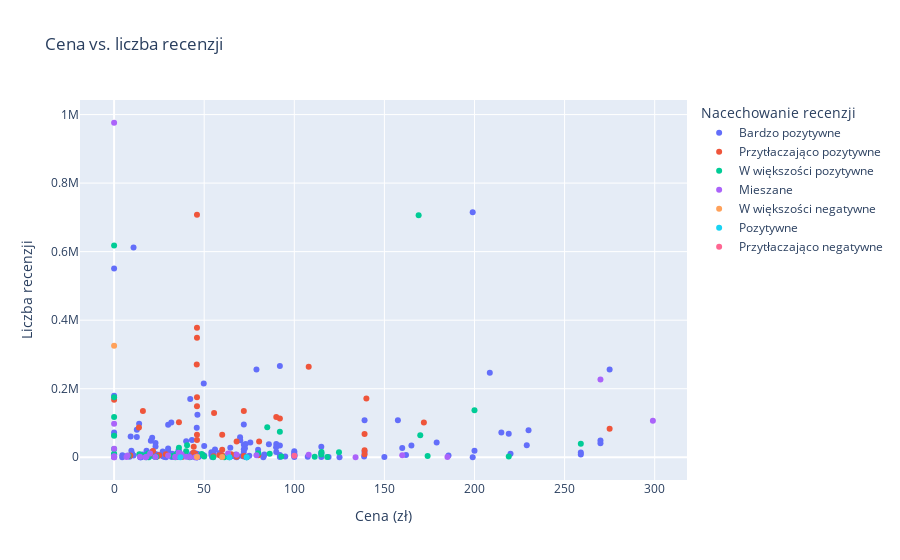

The cell this chart's notebook holds for it:
### Code cell
# 1. Zależność między ceną a liczbą recenzji

import plotly.express as px

fig = px.scatter(df, x='Cena', y='Liczba recenzji', color='Nacechowanie recenzji',
                 title='Cena vs. liczba recenzji', labels={'Cena': 'Cena (zł)', 'Liczba recenzji': 'Liczba recenzji'},
                 hover_data=['Tytuł'])
fig.show()

### Figure 1 — Plotly figure (JSON) as saved in the notebook; plotly's stock layout.template omitted (floating-point values rounded to 4 significant figures; data arrays with more than 128 entries replaced by an {"elided": "..."} marker saying what was removed)
{"data": [{"customdata": {"elided": "160x1 str values"}, "hovertemplate": "Nacechowanie recenzji=Bardzo pozytywne<br>Cena (zł)=%{x}<br>Liczba recenzji=%{y}<br>Tytuł=%{customdata[0]}<extra></extra>", "legendgroup": "Bardzo pozytywne", "marker": {"color": "#636efa", "symbol": "circle"}, "mode": "markers", "name": "Bardzo pozytywne", "orientation": "v", "showlegend": true, "type": "scatter", "x": {"elided": "160 float values"}, "xaxis": "x", "y": {"elided": "160 int values"}, "yaxis": "y"}, {"customdata": [["Detroit: Become Human"], ["Subnautica"], ["Lethal Company"], ["Stray"], ["Brotato"], ["Outer Wilds"], ["RimWorld"], ["Mouthwashing"], ["Deep Rock Galactic"], ["Oxygen Not Included"], ["DOOM"], ["Warhammer 40,000: Dawn of War - Anniversary Edition"], ["Beat Saber"], ["Left 4 Dead 2"], ["Severed Steel"], ["Portal 2"], ["Creeper World 4"], ["DRAMAtical Murder"], ["STEINS;GATE"], ["Life is Strange - Episode 1"], ["STEINS;GATE 0"], ["Kerbal Space Program"], ["Nine Sols"], ["Half-Life 2"], ["Black Mesa"], ["Creeper World 3: Arc Eternal"], ["Half-Life"], ["Papers, Please"], ["Portal"], ["Beyond Citadel"], ["Dystopika"], ["The Walking Dead"], ["Turing Complete"], ["Left 4 Dead"], ["Gloomwood"], ["Half-Life: Alyx"], ["Caves of Qud"], ["SANABI"], ["MULLET MADJACK"], ["The Forgotten City"], ["The Planet Crafter"], ["Cosmoteer: Starship Architect & Commander"], ["Quake II"], ["DRAINUS"], ["shapez 2"], ["Spaceflight Simulator"], ["Nuclear Throne"]], "hovertemplate": "Nacechowanie recenzji=Przytłaczająco pozytywne<br>Cena (zł)=%{x}<br>Liczba recenzji=%{y}<br>Tytuł=%{customdata[0]}<extra></extra>", "legendgroup": "Przytłaczająco pozytywne", "marker": {"color": "#EF553B", "symbol": "circle"}, "mode": "markers", "name": "Przytłaczająco pozytywne", "orientation": "v", "showlegend": true, "type": "scatter", "x": [55.49, 45.86, 45.99, 71.99, 13.79, 59.99, 140.0, 59.99, 108.0, 89.99, 15.99, 19.99, 139.0, 45.99, 8.99, 45.99, 35.99, 55.19, 21.59, 0, 24.99, 171.9, 139.0, 45.99, 91.99, 17.81, 35.99, 45.99, 45.99, 67.99, 23.99, 67.99, 71.99, 45.99, 79.99, 275.0, 139.0, 44.19, 58.49, 28.74, 80.49, 44.99, 39, 37.79, 64.99, 59.99, 43.99], "xaxis": "x", "y": [129150, 270509, 377652, 134626, 87074, 65462, 171224, 22220, 263746, 117194, 134665, 7850, 67644, 707881, 5198, 349034, 4027, 3068, 18328, 167833, 6031, 101381, 20608, 174997, 113268, 3862, 102032, 65862, 148514, 1261, 2266, 45884, 3511, 50583, 5544, 83035, 9001, 30792, 5703, 9026, 46310, 9903, 7275, 866, 9131, 5587, 13347], "yaxis": "y"}, {"customdata": [["HELLDIVERS™ 2"], ["ICARUS"], ["Frostpunk 2"], ["Dying Light 2 Stay Human: Reloaded Edition"], ["Crossout"], ["Iron Harvest"], ["Infection Free Zone"], ["Dune: Spice Wars"], ["Fallout 76"], ["Once Human"], ["Warhammer 40,000: Darktide"], ["New Cycle"], ["Tom Clancy’s The Division® 2"], ["IDUN"], ["Frostpunk: The Last Autumn"], ["Battlefleet Gothic: Armada 2"], ["Horizon Zero Dawn™ Remastered"], ["Far Cry® New Dawn"], ["Destiny 2"], ["Hidden Deep"], ["Phantasy Star Online 2 New Genesis"], ["Warhammer 40,000: Chaos Gate - Daemonhunters"], ["Metro Awakening"], ["Empire of the Ants"], ["The Forever Winter"], ["Gears Tactics"], ["Tower of Fantasy"], ["Stellaris: Utopia"], ["The Last of Us™ Part I"], ["Stellaris: Federations"], ["Plague Inc: The Cure"], ["Scorn"], ["Ghosts of Tabor"], ["Homeworld: Deserts of Kharak"], ["Moon Mystery"], ["Stellaris: Synthetic Dawn Story Pack"], ["Stellaris: Leviathans Story Pack"], ["Elite Dangerous"], ["CryoFall"], ["Ashes of the Singularity: Escalation"], ["Exoplanet: First Contact"], ["Halo Infinite"], ["Heat Death: Survival Train"], ["Out of Orbit"], ["Snowbreak: Containment Zone"], ["Machinika: Atlas"], ["Distant Worlds 2"], ["The Surge 2"], ["Iron Marines Invasion"], ["MechWarrior 5: Clans"]], "hovertemplate": "Nacechowanie recenzji=W większości pozytywne<br>Cena (zł)=%{x}<br>Liczba recenzji=%{y}<br>Tytuł=%{customdata[0]}<extra></extra>", "legendgroup": "W większości pozytywne", "marker": {"color": "#00cc96", "symbol": "circle"}, "mode": "markers", "name": "W większości pozytywne", "orientation": "v", "showlegend": true, "type": "scatter", "x": [169, 40.49, 124.8, 200.0, 0, 19.01, 79.99, 86.34, 169.9, 0, 84.99, 49.99, 39.97, 61.19, 23.39, 13.99, 219, 35.98, 0, 32.39, 0, 48.59, 111.3, 118.3, 115.1, 49.17, 0, 45.99, 259, 45.99, 19.25, 34.75, 115.0, 17.99, 41.99, 22.99, 22.99, 91.99, 7.99, 34.74, 73.59, 0, 54.99, 63.99, 0, 17.99, 92.79, 14.99, 33.99, 174.0], "xaxis": "x", "y": [706128, 35280, 14905, 137429, 62761, 10654, 11373, 10231, 64459, 117571, 87400, 1879, 17341, 153, 1315, 8553, 2401, 27707, 617834, 3485, 23726, 9672, 1766, 627, 15073, 6736, 10462, 1223, 39560, 915, 114, 10579, 7772, 7324, 377, 795, 571, 74260, 4514, 2520, 219, 174762, 335, 54, 7022, 323, 2380, 6256, 244, 3820], "yaxis": "y"}, {"customdata": [["Apex Legends™"], ["The First Descendant"], ["Echocalypse: The Scarlet Covenant"], ["Frostpunk: On The Edge"], ["War Robots"], ["Watch Dogs®: Legion"], ["Warhammer 40,000: Dawn of War III"], ["Starfield"], ["Brotato: Abyssal Terrors"], ["Arma 3 Contact"], ["Frostpunk: The Rifts"], ["Battlefleet Gothic: Armada"], ["Battlefleet Gothic: Armada 2 - Chaos Campaign Expansion"], ["Stellaris: Nemesis"], ["Stellaris: Apocalypse"], ["Outpost: Infinity Siege"], ["Battlefield™ 2042"], ["Alien: Rogue Incursion"], ["Stellaris: Overlord"], ["Infinite Lagrange"], ["Build Master: MarsVille"], ["Stellaris: Distant Stars Story Pack"], ["Anno 2070™"], ["Stellaris: MegaCorp"], ["Stellaris: Galactic Paragons"], ["ASTRONEER: Glitchwalkers"], ["DISORDER"], ["Warhammer 40,000: Warpforge"], ["Elite Dangerous: Odyssey"], ["Stellaris: First Contact Story Pack"], ["Doomsday: Last Survivors"], ["Stormworks: Space"], ["FINAL FANTASY VII EVER CRISIS"], ["Aliens: Colonial Marines Collection"], ["Anno 2205™"], ["The Elder Scrolls V: Skyrim Anniversary Upgrade"], ["Fera: The Sundered Tribes"], ["Arkanoid - Eternal Battle"], ["Necromunda: Hired Gun"]], "hovertemplate": "Nacechowanie recenzji=Mieszane<br>Cena (zł)=%{x}<br>Liczba recenzji=%{y}<br>Tytuł=%{customdata[0]}<extra></extra>", "legendgroup": "Mieszane", "marker": {"color": "#ab63fa", "symbol": "circle"}, "mode": "markers", "name": "Mieszane", "orientation": "v", "showlegend": true, "type": "scatter", "x": [0, 0, 0, 17.99, 0, 37.48, 35.8, 299, 14.39, 39.99, 6.89, 7.49, 17.49, 45.99, 45.99, 63.24, 269.9, 185.0, 45.99, 0, 0, 22.99, 19.97, 45.99, 33.99, 41.99, 134, 0, 67.99, 33.99, 0, 45.99, 0, 108.0, 159.9, 79, 45.99, 45, 29.99], "xaxis": "x", "y": [976121, 97704, 239, 1235, 24977, 8943, 13008, 106814, 1746, 1634, 431, 4874, 143, 1524, 1423, 10834, 226924, 549, 1213, 817, 182, 526, 11130, 1091, 894, 727, 48, 2527, 7499, 473, 553, 801, 2657, 7168, 5662, 6161, 312, 187, 5295], "yaxis": "y"}, {"customdata": [["Overwatch® 2"], ["Stellaris: Cosmic Storms"], ["Stellaris: Astral Planes"]], "hovertemplate": "Nacechowanie recenzji=W większości negatywne<br>Cena (zł)=%{x}<br>Liczba recenzji=%{y}<br>Tytuł=%{customdata[0]}<extra></extra>", "legendgroup": "W większości negatywne", "marker": {"color": "#FFA15A", "symbol": "circle"}, "mode": "markers", "name": "W większości negatywne", "orientation": "v", "showlegend": true, "type": "scatter", "x": [0, 59.99, 45.99], "xaxis": "x", "y": [325243, 416, 1015], "yaxis": "y"}, {"customdata": [["SACRIFICE VILLAINS"], ["Icarus: Creature Comforts Pack"], ["Quasimorph - Supporter Pack"]], "hovertemplate": "Nacechowanie recenzji=Pozytywne<br>Cena (zł)=%{x}<br>Liczba recenzji=%{y}<br>Tytuł=%{customdata[0]}<extra></extra>", "legendgroup": "Pozytywne", "marker": {"color": "#19d3f3", "symbol": "circle"}, "mode": "markers", "name": "Pozytywne", "orientation": "v", "showlegend": true, "type": "scatter", "x": [73.59, 63.99, 36.79], "xaxis": "x", "y": [15, 24, 28], "yaxis": "y"}, {"customdata": [["Command & Conquer™ 4 Tyberyjski zmierzch"]], "hovertemplate": "Nacechowanie recenzji=Przytłaczająco negatywne<br>Cena (zł)=%{x}<br>Liczba recenzji=%{y}<br>Tytuł=%{customdata[0]}<extra></extra>", "legendgroup": "Przytłaczająco negatywne", "marker": {"color": "#FF6692", "symbol": "circle"}, "mode": "markers", "name": "Przytłaczająco negatywne", "orientation": "v", "showlegend": true, "type": "scatter", "x": [100], "xaxis": "x", "y": [4073], "yaxis": "y"}], "layout": {"legend": {"title": {"text": "Nacechowanie recenzji"}, "tracegroupgap": 0}, "title": {"text": "Cena vs. liczba recenzji"}, "xaxis": {"anchor": "y", "domain": [0, 1], "title": {"text": "Cena (zł)"}}, "yaxis": {"anchor": "x", "domain": [0, 1], "title": {"text": "Liczba recenzji"}}}}
